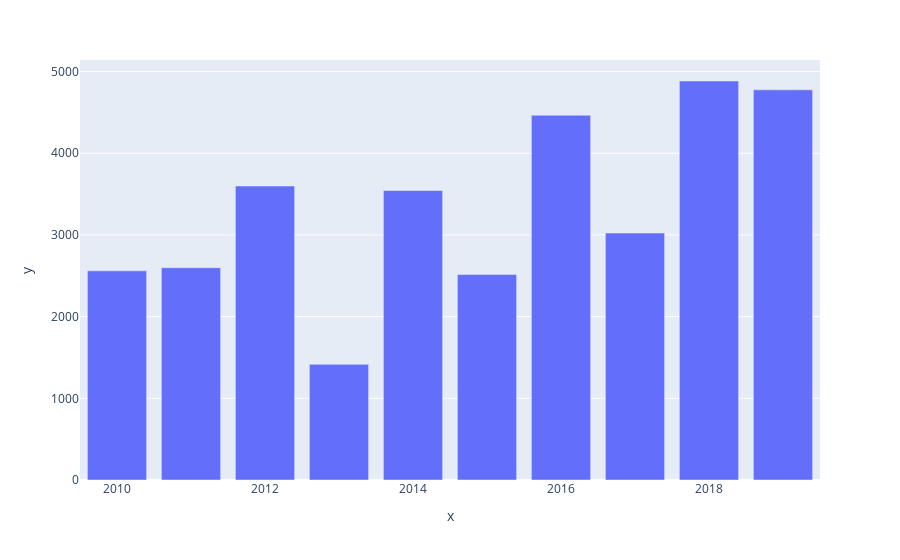

The cell this chart's notebook holds for it:
### Code cell
px.bar(x=years,y=sales)

### Figure 1 — Plotly figure (JSON) as saved in the notebook; plotly's stock layout.template omitted (floating-point values rounded to 4 significant figures)
{"data": [{"alignmentgroup": "True", "hovertemplate": "x=%{x}<br>y=%{y}<extra></extra>", "legendgroup": "", "marker": {"color": "#636efa", "pattern": {"shape": ""}}, "name": "", "offsetgroup": "", "orientation": "v", "showlegend": false, "textposition": "auto", "type": "bar", "x": [2010, 2011, 2012, 2013, 2014, 2015, 2016, 2017, 2018, 2019], "xaxis": "x", "y": [2561, 2599, 3599, 1416, 3544, 2516, 4466, 3023, 4885, 4777], "yaxis": "y"}], "layout": {"barmode": "relative", "legend": {"tracegroupgap": 0}, "margin": {"t": 60}, "xaxis": {"anchor": "y", "domain": [0, 1], "title": {"text": "x"}}, "yaxis": {"anchor": "x", "domain": [0, 1], "title": {"text": "y"}}}}
